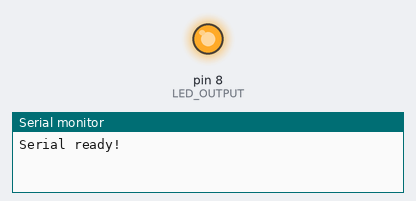
A sketch run on a simulated Arduino Uno, built with avr-gcc and run on an emulated ATmega328P. On the bench: output pins drawn as LEDs (lit = HIGH), the last lines printed to the serial monitor. Random numbers use the default seed unless the sketch sets one.

Above: at 0.1 s.
At 36.6 s:
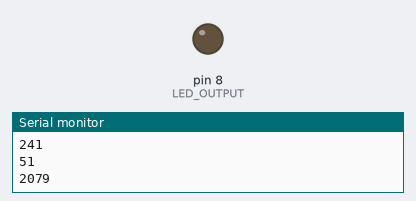
Timing chart, 0 to 40.0 s (numbered marks = the images above):
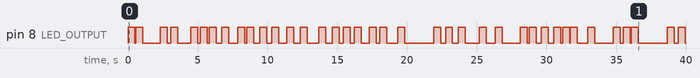

The sketch:

sketch_nov27a.ino
```cpp
int LED_OUTPUT = 8;
int HIGH_INTERVAL = 500;
int RATE = 500;
float i = 0;
int interval = 0;

void setup() {
  // put your setup code here, to run once:
  pinMode(LED_OUTPUT, OUTPUT);

  Serial.begin(9600);
  while (!Serial) {
    ;
  }
  Serial.println("Serial ready!");
}

void loop() {
  // put your main code here, to run repeatedly:
  digitalWrite(LED_OUTPUT, HIGH);   // turn the LED on (HIGH is the voltage level)
  delay(HIGH_INTERVAL);                       // wait for a second
  digitalWrite(LED_OUTPUT, LOW);    // turn the LED off by making the voltage LOW

  i = random(1, 256);
  i = - RATE * log(i/256.0);
  interval = i;
  Serial.println(interval);
  delay(interval);
}
```
